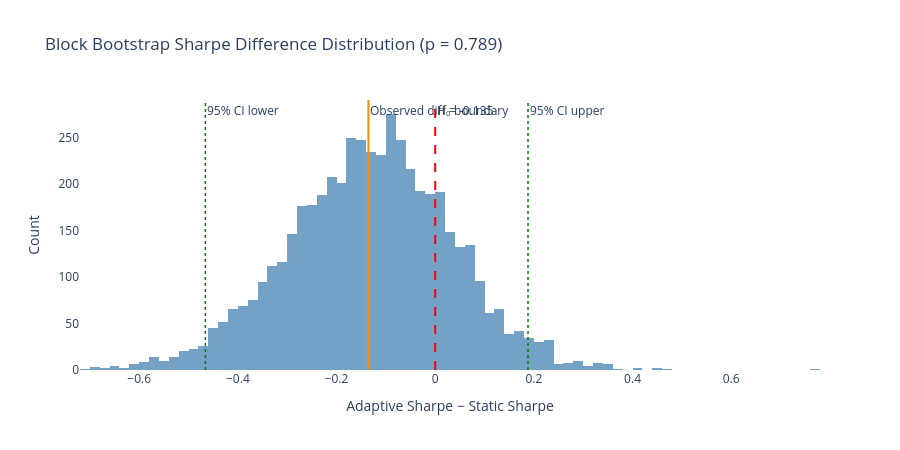

Notebook code cell kept with this figure:
### Code cell
# Bootstrap distribution plot
fig = go.Figure()
fig.add_trace(go.Histogram(x=boot_diffs, nbinsx=80,
                           marker_color='steelblue', opacity=0.75,
                           name='Bootstrap distribution'))
fig.add_vline(x=0, line=dict(color='red', dash='dash', width=2),
              annotation_text='H₀ boundary')
fig.add_vline(x=obs_diff, line=dict(color='darkorange', width=2),
              annotation_text=f'Observed diff = {obs_diff:.3f}')
fig.add_vline(x=boot_ci[0], line=dict(color='green', dash='dot', width=1.5),
              annotation_text='95% CI lower')
fig.add_vline(x=boot_ci[1], line=dict(color='green', dash='dot', width=1.5),
              annotation_text='95% CI upper')

fig.update_layout(
    title=f'Block Bootstrap Sharpe Difference Distribution (p = {boot_pval:.3f})',
    xaxis_title='Adaptive Sharpe − Static Sharpe',
    yaxis_title='Count',
    height=450, plot_bgcolor='white', paper_bgcolor='white'
)
fig.write_html('outputs/figures/08_bootstrap_distribution.html')
fig.show()

### Figure 1 — Plotly figure (JSON) as saved in the notebook; plotly's stock layout.template omitted (floating-point values rounded to 4 significant figures; data arrays with more than 128 entries replaced by an {"elided": "..."} marker saying what was removed)
{"data": [{"marker": {"color": "steelblue"}, "name": "Bootstrap distribution", "nbinsx": 80, "opacity": 0.75, "type": "histogram", "x": {"elided": "5000 float values"}}], "layout": {"annotations": [{"showarrow": false, "text": "H₀ boundary", "x": 0, "xanchor": "left", "xref": "x", "y": 1, "yanchor": "top", "yref": "y domain"}, {"showarrow": false, "text": "Observed diff = -0.135", "x": -0.1354, "xanchor": "left", "xref": "x", "y": 1, "yanchor": "top", "yref": "y domain"}, {"showarrow": false, "text": "95% CI lower", "x": -0.4659, "xanchor": "left", "xref": "x", "y": 1, "yanchor": "top", "yref": "y domain"}, {"showarrow": false, "text": "95% CI upper", "x": 0.1881, "xanchor": "left", "xref": "x", "y": 1, "yanchor": "top", "yref": "y domain"}], "height": 450, "paper_bgcolor": "white", "plot_bgcolor": "white", "shapes": [{"line": {"color": "red", "dash": "dash", "width": 2}, "type": "line", "x0": 0, "x1": 0, "xref": "x", "y0": 0, "y1": 1, "yref": "y domain"}, {"line": {"color": "darkorange", "width": 2}, "type": "line", "x0": -0.1354, "x1": -0.1354, "xref": "x", "y0": 0, "y1": 1, "yref": "y domain"}, {"line": {"color": "green", "dash": "dot", "width": 1.5}, "type": "line", "x0": -0.4659, "x1": -0.4659, "xref": "x", "y0": 0, "y1": 1, "yref": "y domain"}, {"line": {"color": "green", "dash": "dot", "width": 1.5}, "type": "line", "x0": 0.1881, "x1": 0.1881, "xref": "x", "y0": 0, "y1": 1, "yref": "y domain"}], "title": {"text": "Block Bootstrap Sharpe Difference Distribution (p = 0.789)"}, "xaxis": {"title": {"text": "Adaptive Sharpe − Static Sharpe"}}, "yaxis": {"title": {"text": "Count"}}}}
